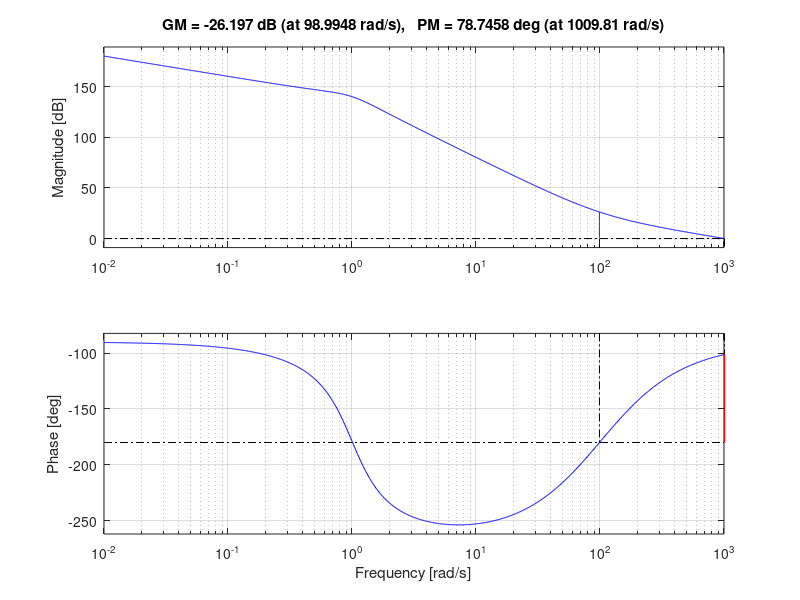
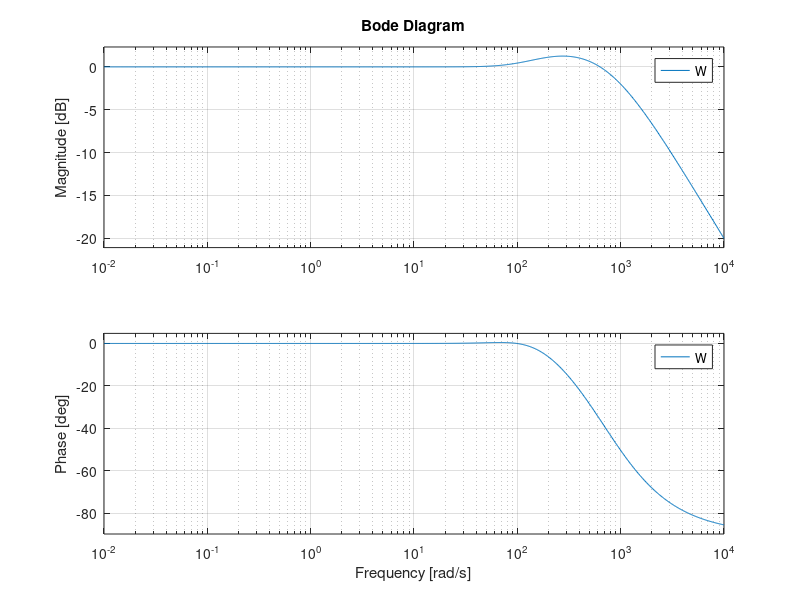

Recreate these plots in MATLAB, in order.
close all
clear all
clc

s=tf('s');
G = ((s+100)^2)/((s^2+s+1)*(s+1))

ki=1;
C = ki/s;
%bode(C*G);

% pulsazione di attraversamento circa 10 e con questa
% pulsazione il margine di fase non è corretto cioè 125


ki=1;
kp=1;
C=(ki*(1+(kp/ki)*s))/s;
%bode(C*G);

% in questo caso riesco a spostarmi nella frequenza
% desiderata e quindi a questo punto aumento il guadagno

ki=100;
kp=100;
C=(ki*(1+(kp/ki)*s))/s;
%bode(C*G);

ki=1000;
kp=1000;
C=(ki*(1+(kp/ki)*s))/s;
%bode(C*G);

L=C*G;
W = feedback(L,1);
margin(L)
figure;
bode(W)



